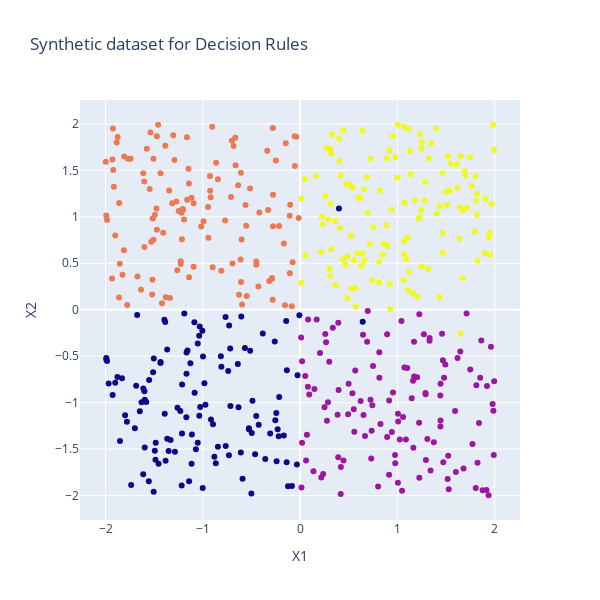

Here is the notebook cell this chart was saved with:
### Markdown cell above
### Decision Rules

### Code cell
X, y = synthetic_dataset_dr(n_samples=500, noise_rate=0.01, random_state=1505)
correlation = np.corrcoef(X[:,0], X[:,1])[0,1]
print("Correlation:", correlation)
draw_plot(X,y,"Synthetic dataset for Decision Rules")

### Figure 1 — Plotly figure (JSON) as saved in the notebook; plotly's stock layout.template omitted (floating-point values rounded to 4 significant figures; data arrays with more than 128 entries replaced by an {"elided": "..."} marker saying what was removed)
{"data": [{"marker": {"color": {"elided": "500 int values"}}, "mode": "markers", "type": "scatter", "x": {"elided": "500 float values"}, "y": {"elided": "500 float values"}}], "layout": {"height": 600, "showlegend": false, "title": {"text": "Synthetic dataset for Decision Rules"}, "width": 600, "xaxis": {"title": {"text": "X1"}}, "yaxis": {"title": {"text": "X2"}}}}
